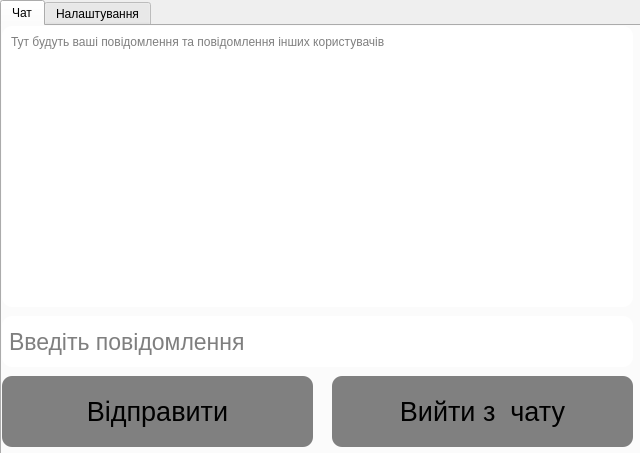
<?xml version="1.0" encoding="UTF-8"?>
<ui version="4.0">
 <class>MainWindow</class>
 <widget class="QMainWindow" name="MainWindow">
  <property name="geometry">
   <rect>
    <x>0</x>
    <y>0</y>
    <width>640</width>
    <height>453</height>
   </rect>
  </property>
  <property name="windowTitle">
   <string>AChat</string>
  </property>
  <widget class="QWidget" name="centralwidget">
   <widget class="QTabWidget" name="tabWidget">
    <property name="geometry">
     <rect>
      <x>0</x>
      <y>0</y>
      <width>641</width>
      <height>481</height>
     </rect>
    </property>
    <property name="currentIndex">
     <number>0</number>
    </property>
    <widget class="QWidget" name="tab">
     <attribute name="title">
      <string>Чат</string>
     </attribute>
     <widget class="QTextBrowser" name="textBrowser">
      <property name="geometry">
       <rect>
        <x>0</x>
        <y>0</y>
        <width>631</width>
        <height>281</height>
       </rect>
      </property>
      <property name="styleSheet">
       <string notr="true">QTextBrowser {
	border-radius: 10px;
	background: white;
	color: black;
	padding-left: 5px;
	padding-top: 5px;
}</string>
      </property>
      <property name="placeholderText">
       <string>Тут будуть ваші повідомлення та повідомлення інших користувачів</string>
      </property>
     </widget>
     <widget class="QLineEdit" name="user_message">
      <property name="geometry">
       <rect>
        <x>0</x>
        <y>290</y>
        <width>631</width>
        <height>51</height>
       </rect>
      </property>
      <property name="font">
       <font>
        <pointsize>17</pointsize>
       </font>
      </property>
      <property name="styleSheet">
       <string notr="true">QLineEdit {
	border-radius: 10px;
	background: white;
	color: black;
	padding-left: 5px;
}</string>
      </property>
      <property name="placeholderText">
       <string>Введіть повідомлення</string>
      </property>
     </widget>
     <widget class="QPushButton" name="send_message_btn">
      <property name="geometry">
       <rect>
        <x>0</x>
        <y>350</y>
        <width>311</width>
        <height>71</height>
       </rect>
      </property>
      <property name="font">
       <font>
        <pointsize>20</pointsize>
       </font>
      </property>
      <property name="cursor">
       <cursorShape>PointingHandCursor</cursorShape>
      </property>
      <property name="styleSheet">
       <string notr="true">QPushButton {
	border-radius: 10px;
	background: gray;
}</string>
      </property>
      <property name="text">
       <string>Відправити</string>
      </property>
     </widget>
     <widget class="QPushButton" name="quit_from_chat">
      <property name="geometry">
       <rect>
        <x>330</x>
        <y>350</y>
        <width>301</width>
        <height>71</height>
       </rect>
      </property>
      <property name="font">
       <font>
        <pointsize>20</pointsize>
       </font>
      </property>
      <property name="cursor">
       <cursorShape>PointingHandCursor</cursorShape>
      </property>
      <property name="styleSheet">
       <string notr="true">QPushButton {
	border-radius: 10px;
	background: gray;
}</string>
      </property>
      <property name="text">
       <string>Вийти з  чату</string>
      </property>
     </widget>
    </widget>
    <widget class="QWidget" name="tab_2">
     <attribute name="title">
      <string>Налаштування</string>
     </attribute>
     <widget class="QLineEdit" name="server_ip">
      <property name="geometry">
       <rect>
        <x>0</x>
        <y>0</y>
        <width>631</width>
        <height>51</height>
       </rect>
      </property>
      <property name="font">
       <font>
        <pointsize>17</pointsize>
       </font>
      </property>
      <property name="styleSheet">
       <string notr="true">QLineEdit {
	border-radius: 10px;
	background: white;
	color: black;
	padding-left: 5px;
}</string>
      </property>
      <property name="placeholderText">
       <string>IP сервера</string>
      </property>
     </widget>
     <widget class="QLineEdit" name="server_port">
      <property name="geometry">
       <rect>
        <x>0</x>
        <y>60</y>
        <width>631</width>
        <height>51</height>
       </rect>
      </property>
      <property name="font">
       <font>
        <pointsize>17</pointsize>
       </font>
      </property>
      <property name="styleSheet">
       <string notr="true">QLineEdit {
	border-radius: 10px;
	background: white;
	color: black;
	padding-left: 5px;
}</string>
      </property>
      <property name="placeholderText">
       <string>Порт сервера</string>
      </property>
     </widget>
     <widget class="QLineEdit" name="user_nikname">
      <property name="geometry">
       <rect>
        <x>0</x>
        <y>120</y>
        <width>631</width>
        <height>51</height>
       </rect>
      </property>
      <property name="font">
       <font>
        <pointsize>17</pointsize>
       </font>
      </property>
      <property name="styleSheet">
       <string notr="true">QLineEdit {
	border-radius: 10px;
	background: white;
	color: black;
	padding-left: 5px;
}</string>
      </property>
      <property name="placeholderText">
       <string>Ваш нікнейм</string>
      </property>
     </widget>
     <widget class="QPushButton" name="save_settings_btn">
      <property name="geometry">
       <rect>
        <x>0</x>
        <y>180</y>
        <width>311</width>
        <height>71</height>
       </rect>
      </property>
      <property name="font">
       <font>
        <pointsize>20</pointsize>
       </font>
      </property>
      <property name="cursor">
       <cursorShape>PointingHandCursor</cursorShape>
      </property>
      <property name="styleSheet">
       <string notr="true">QPushButton {
	border-radius: 10px;
	background: gray;
}</string>
      </property>
      <property name="text">
       <string>Зберегти налаштування</string>
      </property>
     </widget>
     <widget class="QPushButton" name="connect_to_server_btn">
      <property name="geometry">
       <rect>
        <x>320</x>
        <y>180</y>
        <width>311</width>
        <height>71</height>
       </rect>
      </property>
      <property name="font">
       <font>
        <pointsize>20</pointsize>
       </font>
      </property>
      <property name="cursor">
       <cursorShape>PointingHandCursor</cursorShape>
      </property>
      <property name="styleSheet">
       <string notr="true">QPushButton {
	border-radius: 10px;
	background: gray;
}</string>
      </property>
      <property name="text">
       <string>Підключитися до сервера</string>
      </property>
     </widget>
    </widget>
   </widget>
  </widget>
 </widget>
 <resources/>
 <connections/>
</ui>
